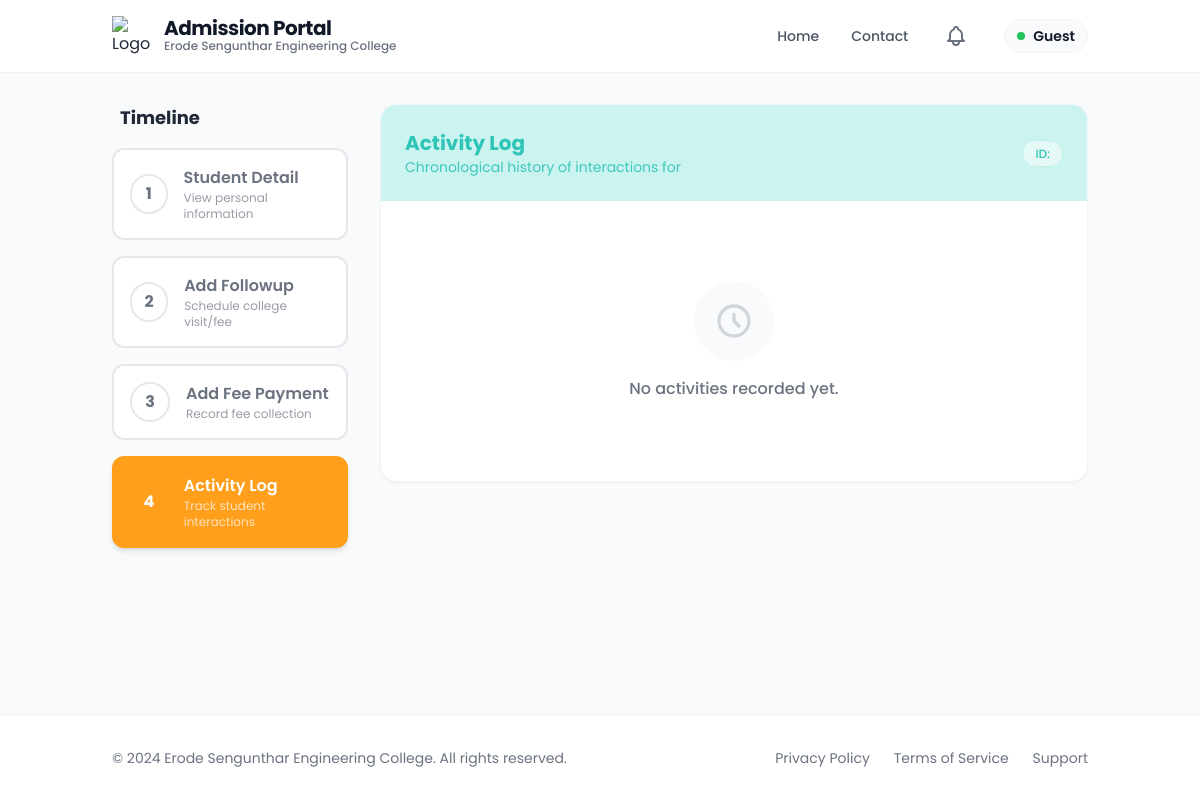
The app's page /activities/4/, older data.
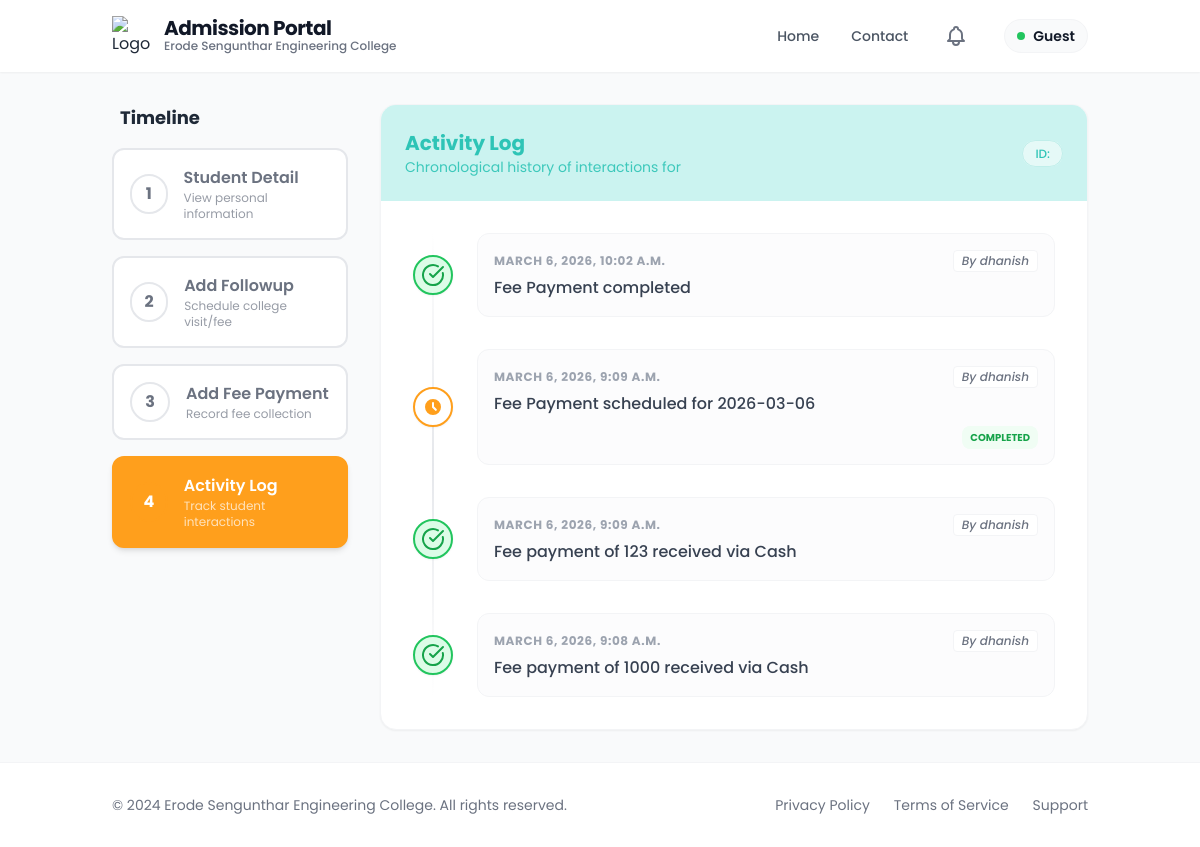
The same page, newer data.
### admission_form/models.py (models this page shows, shortened)
class ActivityLog(models.Model):
    student = models.ForeignKey(
        Admission,
        on_delete=models.CASCADE,
        related_name='activities'
    )
    action = models.CharField(max_length=255)
    created_by = models.ForeignKey(User, on_delete=models.SET_NULL, null=True, related_name='af_activitylog_set')
    followup = models.ForeignKey(
        FollowUp,
        on_delete=models.SET_NULL,
        null=True,
        blank=True,
        related_name='logs'
    )
    is_completed = models.BooleanField(default=False)
    created_at = models.DateTimeField(auto_now_add=True)
    class Meta:
        app_label = 'admission_form'

### admission_form/followup.py (the view)
# urls.py: path('activities/<int:pk>/', followup.student_activity_log, name='student_activity_log'),
def student_activity_log(request, pk):
    student = get_object_or_404(Admission, pk=pk)
    activities = student.activities.all().order_by('-created_at')
    return render(request, 'followup/activity_log.html', {
        'student': student,
        'admission': student,
        'activities': activities,
        'active_step': 'activity_log'
    })

### templates/followup/activity_log.html (shortened to what this page needs)
{% extends 'followup/new_base.html' %}
{% block content %}
<div class="flex flex-col lg:flex-row gap-8">
    <div class="lg:w-1/4">
        <div class="sticky top-24">
            <h3 class="text-lg font-bold mb-4 text-gray-800 px-2">Timeline</h3>
            {% include 'followup/stepper.html' %}
        </div>
    </div>
    <div class="lg:w-3/4">
        <div class="bg-white rounded-2xl shadow-sm border border-gray-100 overflow-hidden">
            <div class="p-6 bg-accent text-dark">
                <div class="flex justify-between items-center">
                    <div>
                        <h2 class="text-xl font-bold">Activity Log</h2>
                        <p class="text-sm opacity-90">Chronological history of interactions for {{ student.student_name }}</p>
                    </div>
                    <div class="hidden md:block">
                        <span
                            class="bg-white/50 px-3 py-1 rounded-full text-xs font-medium border border-dark/20 text-dark">
                            ID: {{ student.register_number }}
                        </span>
                    </div>
                </div>
            </div>
            <div class="p-8">
                {% if activities %}
                <div
                    class="relative space-y-8 before:absolute before:inset-0 before:ml-5 before:-translate-x-px before:h-full before:w-0.5 before:bg-gradient-to-b before:from-transparent before:via-gray-200 before:to-transparent">
                    {% for activity in activities %}
                    <div class="relative flex items-center justify-between md:justify-start">
                        {% if activity.is_completed %}
                        <div class="flex items-center justify-center w-10 h-10 rounded-full border-2 shadow-sm z-10 shrink-0"
     style="background-color: #dcfce7; border-color: #22c55e;">
    <svg xmlns="http://www.w3.org/2000/svg"
         width="24"
         height="24"
         viewBox="0 0 24 24"
         style="color: #16a34a;">
        <g fill="none"
           stroke="currentColor"
           stroke-linecap="round"
           stroke-linejoin="round"
           stroke-width="2">
            <path d="M21.801 10A10 10 0 1 1 17 3.335"/>
            <path d="m9 11l3 3L22 4"/>
        </g>
    </svg>
</div>
                        {% else %}
                        <div
                            class="flex items-center justify-center w-10 h-10 rounded-full bg-white border-2 border-primary shadow-sm z-10 shrink-0">
                            <svg class="w-5 h-5 text-primary" fill="currentColor" viewBox="0 0 20 20">
                                <path fill-rule="evenodd"
                                    d="M10 18a8 8 0 100-16 8 8 0 000 16zm1-12a1 1 0 10-2 0v4a1 1 0 00.293.707l2.828 2.829a1 1 0 101.415-1.415L11 9.586V6z"
                                    clip-rule="evenodd" />
                            </svg>
                        </div>
                        {% endif %}
                        <div class="w-[calc(100%-3rem)] ml-6 p-4 rounded-xl bg-gray-50/50 border border-gray-100">
                            <div class="flex flex-col sm:flex-row sm:items-center justify-between gap-2 mb-1">
                                <time class="text-xs font-bold text-gray-400 uppercase tracking-wider">
                                    {{ activity.created_at }}</time>
                                <span
                                    class="text-xs font-medium text-gray-500 bg-white px-2 py-0.5 rounded border border-gray-100 italic">By
                                    {{ activity.created_by.get_full_name|default:activity.created_by.username }}</span>
                            </div>
                            <div class="text-gray-700 font-medium">{{ activity.action }}</div>
                            {% if activity.followup and not activity.followup.completed %}
                            <div class="mt-2 text-right">
                                <select
                                    onchange="if(this.value==='Completed') completeFollowUp({{ activity.followup.id }})"
                                    class="text-[10px] bg-amber-50 border-amber-200 rounded-lg px-2 py-1 font-bold text-amber-600 focus:ring-primary focus:border-primary cursor-pointer">
                                    <option value="Pending" selected>Pending</option>
                                    <option value="Completed">Completed</option>
                                </select>
                            </div>
                            {% elif activity.followup and activity.followup.completed %}
                            <div class="mt-2 text-right">
                                <span
                                    class="text-[10px] font-bold text-green-600 bg-green-50 px-2 py-1 rounded-lg uppercase">Completed</span>
                            </div>
                            {% endif %}
                        </div>
                    </div>
                    {% endfor %}
                </div>
                {% else %}
                <div class="text-center py-12">
                    <div class="bg-gray-50 w-20 h-20 rounded-full flex items-center justify-center mx-auto mb-4">
                        <svg class="w-10 h-10 text-gray-300" fill="none" stroke="currentColor" viewBox="0 0 24 24">
                            <path stroke-linecap="round" stroke-linejoin="round" stroke-width="2"
                                d="M12 8v4l3 3m6-3a9 9 0 11-18 0 9 9 0 0118 0z" />
                        </svg>
                    </div>
                    <p class="text-gray-500 font-medium">No activities recorded yet.</p>
                </div>
                {% endif %}
            </div>
        </div>
    </div>
</div>
{% endblock %}

### templates/followup/new_base.html (shortened to what this page needs)
{% load static %}
<!DOCTYPE html>
<html lang="en">
    <head>
        <script src="https://cdn.tailwindcss.com"></script>
    </head>
    <body class="bg-gray-50 min-h-screen flex flex-col font-sans text-gray-800">
        <header class="bg-white shadow-sm sticky top-0 z-50">
            <div class="container mx-auto px-6 py-4 flex justify-between items-center">
                <div class="flex items-center gap-3">
                    <img src="https://portal.esec.ac.in/uploads/banner/logo.png"
                         alt="Logo"
                         class="h-10 w-10 object-contain">
                    <div>
                        <h1 class="text-xl font-bold text-gray-900 tracking-tight leading-none">Admission Portal</h1>
                        <p class="text-xs text-gray-500 font-medium">Erode Sengunthar Engineering College</p>
                    </div>
                </div>
                <nav class="hidden md:flex gap-8 text-sm font-medium text-gray-600 items-center">
                    <a href="{% url 'admission_form:home' %}"
                       class="hover:text-primary transition-colors">Home</a>
                    <a href="#" class="hover:text-primary transition-colors">Contact</a>
                    <a href="{% url 'admission_form:followup_list' %}"
                       class="text-gray-500 hover:text-primary transition-colors p-1"
                       title="Notifications">
                    </a>
                    <div class="flex items-center gap-2 text-gray-900 bg-gray-50 px-3 py-1.5 rounded-full border border-gray-100">
                        <div class="w-2 h-2 rounded-full bg-green-500"></div>
                        <span class="font-semibold">{{ user.username|default:"Guest" }}</span>
                    </div>
                </nav>
            </div>
        </header>
        <main class="flex-grow container mx-auto px-6 py-8">
            <div class="grid grid-cols-1 gap-8">
                {% block content %}{% endblock %}
            </div>
        </main>
        <footer class="bg-white border-t border-gray-100 mt-auto">
            <div class="container mx-auto px-6 py-8">
                <div class="flex flex-col md:flex-row justify-between items-center gap-4">
                    <p class="text-sm text-gray-500">© 2024 Erode Sengunthar Engineering College. All rights reserved.</p>
                    <div class="flex gap-6 text-sm text-gray-500">
                        <a href="#" class="hover:text-primary">Privacy Policy</a>
                        <a href="#" class="hover:text-primary">Terms of Service</a>
                        <a href="#" class="hover:text-primary">Support</a>
                    </div>
                </div>
            </div>
        </footer>
    </body>
</html>

### templates/followup/stepper.html
<div class="flex flex-col gap-4">
    <a href="{% url 'admission_form:student_detail' student.id %}"
        class="flex items-center gap-4 p-4 rounded-xl border-2 transition-all {% if active_step == 'student_detail' %}step-active shadow-md{% else %}step-inactive hover:border-primary/30{% endif %}">
        <div class="w-10 h-10 rounded-full flex items-center justify-center border-2 border-inherit font-bold">1</div>
        <div>
            <span class="font-semibold block">Student Detail</span>
            <p class="text-xs opacity-70">View personal information</p>
        </div>
    </a>
    <a href="{% url 'admission_form:create_followup' student.id %}"
        class="flex items-center gap-4 p-4 rounded-xl border-2 transition-all {% if active_step == 'add_followup' %}step-active shadow-md{% else %}step-inactive hover:border-primary/30{% endif %}">
        <div class="w-10 h-10 rounded-full flex items-center justify-center border-2 border-inherit font-bold">2</div>
        <div>
            <span class="font-semibold block">Add Followup</span>
            <p class="text-xs opacity-70">Schedule college visit/fee</p>
        </div>
    </a>
    <a href="{% url 'admission_form:add_fee_payment' student.id %}"
        class="flex items-center gap-4 p-4 rounded-xl border-2 transition-all {% if active_step == 'add_fee' %}step-active shadow-md{% else %}step-inactive hover:border-primary/30{% endif %}">
        <div class="w-10 h-10 rounded-full flex items-center justify-center border-2 border-inherit font-bold">3</div>
        <div>
            <span class="font-semibold block">Add Fee Payment</span>
            <p class="text-xs opacity-70">Record fee collection</p>
        </div>
    </a>
    <a href="{% url 'admission_form:student_activity_log' student.id %}"
        class="flex items-center gap-4 p-4 rounded-xl border-2 transition-all {% if active_step == 'activity_log' %}step-active shadow-md{% else %}step-inactive hover:border-primary/30{% endif %}">
        <div class="w-10 h-10 rounded-full flex items-center justify-center border-2 border-inherit font-bold">4</div>
        <div>
            <span class="font-semibold block">Activity Log</span>
            <p class="text-xs opacity-70">Track student interactions</p>
        </div>
    </a>
</div>

Row changes from the older to the newer data that the page shows:
added ActivityLog: is_completed True (drawn), created_at "MARCH 6, 2026, 10:02 A.M.", created_by.get_full_name "dhanish", action "Fee Payment completed"
added ActivityLog: is_completed False (drawn), created_at "MARCH 6, 2026, 9:09 A.M.", created_by.get_full_name "dhanish", action "Fee Payment scheduled for 2026-03-06", shows "COMPLETED"
added ActivityLog: is_completed True (drawn), created_at "MARCH 6, 2026, 9:09 A.M.", created_by.get_full_name "dhanish", action "Fee payment of 123 received via Cash"
added ActivityLog: is_completed True (drawn), created_at "MARCH 6, 2026, 9:08 A.M.", created_by.get_full_name "dhanish", action "Fee payment of 1000 received via Cash"
Text that changed along with them:
text no longer shown: "No activities recorded yet."
